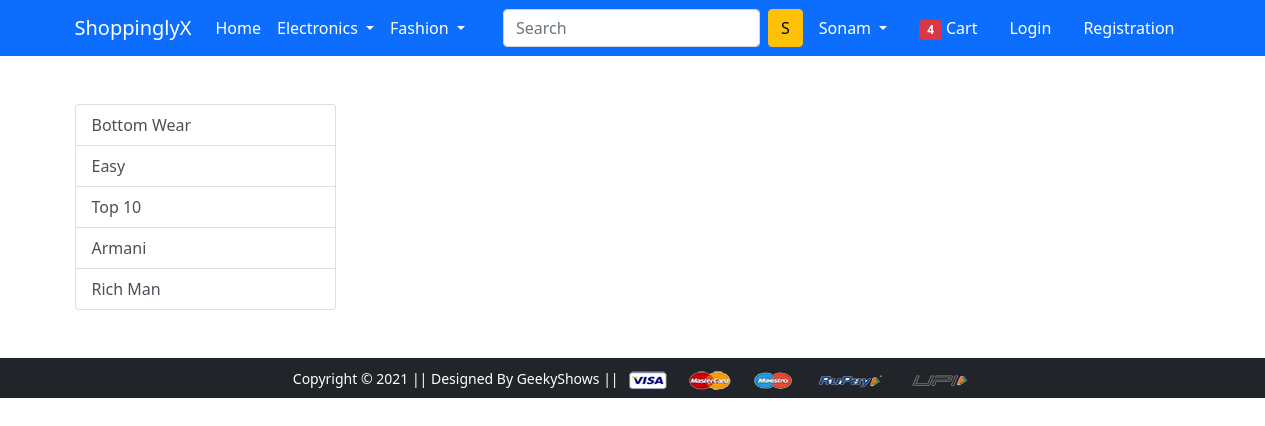
/bottomwear/, run on an earlier commit of the app's database.
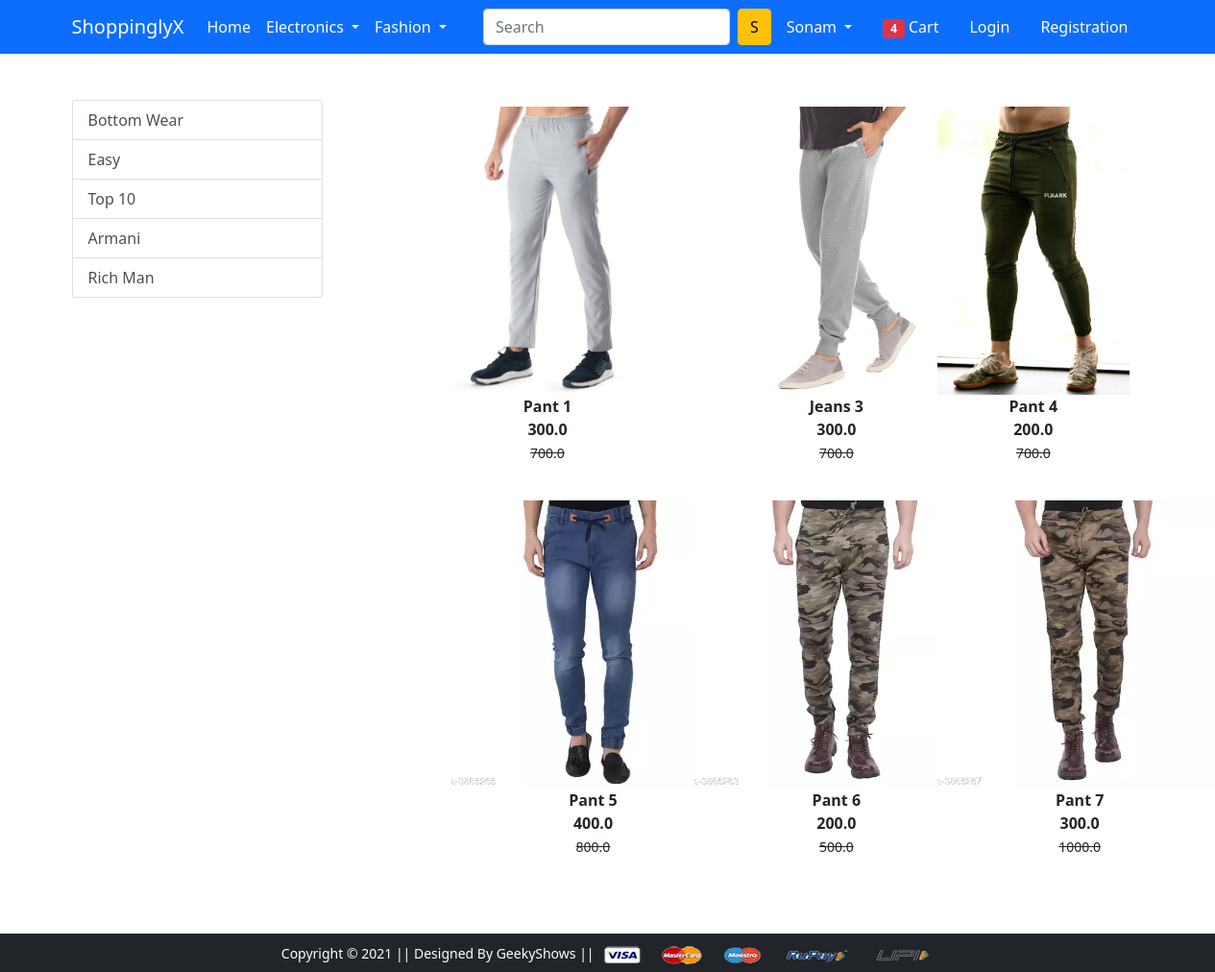
And on a later commit of the database.
### app/models.py (models this page shows, shortened)
class Product(models.Model):
    title = models.CharField(max_length=100)
    selling_price = models.FloatField()
    discount_price =  models.FloatField()
    description = models.TextField()
    brand = models.CharField(max_length=50)
    category = models.CharField(choices=CATEGORY_CHOICES,max_length=2)
    product_img = models.ImageField(upload_to="productimg")

### app/views.py (the view)
# urls.py: path('bottomwear/', views.bottom_wear, name='bottomwear'),
def bottom_wear(request,data=None):
 if data == None:
  bottomwear = Product.objects.filter(category = "BW")
 elif data == "Easy" or data == "Armani" or data == 'Top10' or data == "Richman":
  bottomwear = Product.objects.filter(category = "BW").filter(brand = data)
 return render(request,'app/bottomwear.html',{"bottomwears":bottomwear})

### app/templates/app/bottomwear.html (shortened to what this page needs)
{% extends 'app/base.html' %}
{% load static %}
{% block main-content %}
<div class="container my-5">
 <div class="row">
  <div class="col-sm-3">
    <div class="list-group">
        <a href="{% url 'bottomwear' %}" class="list-group-item list-group-item-action" aria-current="true">Bottom Wear</a>
        <a href="{% url 'bottomweardata' 'Easy' %}" class="list-group-item list-group-item-action" aria-current="true">Easy</a>
        <a href="{% url 'bottomweardata' 'Top10' %}" class="list-group-item list-group-item-action" aria-current="true">Top 10</a>
        <a href="{% url 'bottomweardata' 'Armani' %}" class="list-group-item list-group-item-action" aria-current="true">Armani</a>
        <a href="{% url 'bottomweardata' 'Richman' %}" class="list-group-item list-group-item-action" aria-current="true">Rich Man</a>
    </div>
  </div>
  <div class="col-sm-8 offset-sm-1">
    <div class="row">
        {% for product in bottomwears %}
        <div class="col-sm-4 text-center mb-4">
            <a href="{% url 'product-detail' product.id %}" class="btn">
            <div class="item">
                <img src="{{product.product_img.url}}" alt="" height="300" class="">
                <div class="fw-bold">{{product.title}}</div>
                <div class="fw-bold">{{product.discount_price}}</div>
                <small class="fw-light text-decoration-line-through">{{product.selling_price}}</small>
            </div>
            </a>
        </div>
        {% endfor %}
    </div>
  </div>
 </div>
</div>
{% endblock main-content %}

What changed in the data, as far as the page shows it:
added Product: product_img (picture), title "Pant 1", discount_price "300.0", selling_price "700.0"
added Product: product_img (picture), title "Jeans 3", discount_price "300.0", selling_price "700.0"
added Product: product_img (picture), title "Pant 4", discount_price "200.0", selling_price "700.0"
added Product: product_img (picture), title "Pant 5", discount_price "400.0", selling_price "800.0"
added Product: product_img (picture), title "Pant 6", discount_price "200.0", selling_price "500.0"
added Product: product_img (picture), title "Pant 7", discount_price "300.0", selling_price "1000.0"
